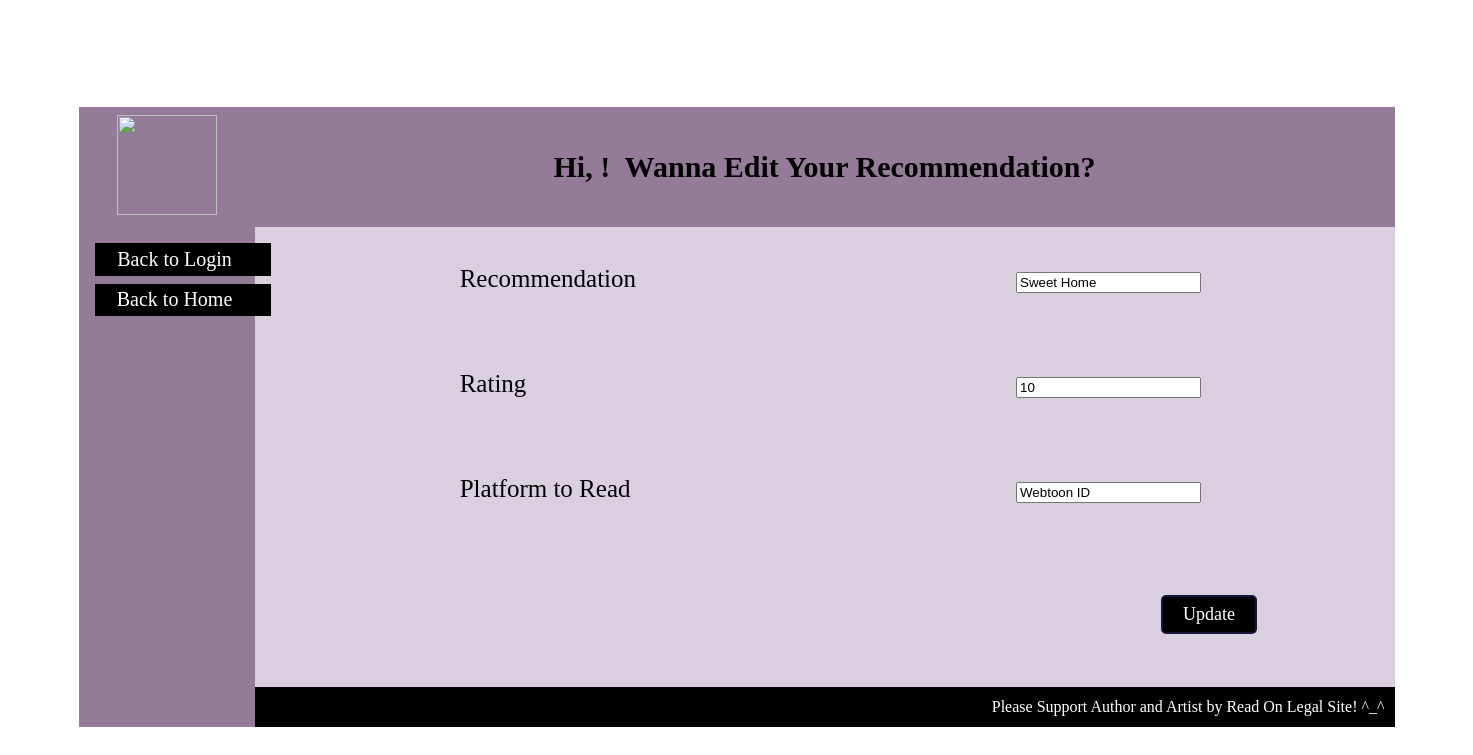
The app's page /editrc.php?id=56 with its own data.
### tables this page shows
CREATE TABLE `recommendation` (
  `id` int(11) NOT NULL,
  `recommendation` varchar(255) NOT NULL,
  `rating` varchar(255) NOT NULL,
  `cover` varchar(255) NOT NULL
);

### editrc.php (the view, shortened to what this page needs)
<?php
    include "koneksi.php";
?>
<?php
        $id = $_GET['id'];
        $result = mysqli_query($conn, "SELECT * FROM recommendation WHERE id=$id");
        while($res = mysqli_fetch_array($result))
        {
            $recommendation = $res['recommendation'];
            $rating = $res['rating'];
            $cover = $res['cover'];
        }
?>
    <!DOCTYPE html>
     <html>
     <head>
        <link rel="stylesheet" type="text/css">
    </head>
    <body>
    <br>
    <form name="form1" method="post" action="editrc.php">
    <table width="1306" border="0" align="center" cellpadding="0" cellspacing="0">
    <tr>
        <td width="140" height="120" bgcolor="#947B98"><div align="center"><img src="https://i.ibb.co/HB6dXz8/20221121-114739-0000.png" width="100" height="100"></div></td>
        <td width="1136" bgcolor="#947B98"><div align="center"><span class="header"><b>Hi, <?php echo $_SESSION['name']; ?>!&nbsp; Wanna Edit Your Recommendation?</b></span>
    </tr>
    <tr>
        <td rowspan="4" valign="top"><table width="144" height="500" bgcolor="#947B98" border="0" cellspacing="0" cellpadding="0" align="top">
    </tr>
    <tr>
        <td valign="top"><ul class="navbar">
            <li><a href="index.php" title="Balik"><center>Back to Login</center></a></li>
            <li><a href="home.php" title="Balik"><center>Back to Home</center></a></li>
            </ul></td>
            </tr></table></td>
        <td rowspan="4" valign="top"><table width="1140" height="500" bgcolor="#DACFDF" border="0" cellspacing="0" cellpadding="0">
    <tr bgcolor="#F8F8FF">
            <tr align="left" class="b1">
                <td>Recommendation</td>
                <td><input type="text" name="recommendation" value="<?php echo $recommendation;?>" required></td>
            </tr>
            <tr align="left" class="b1">
                <td>Rating</td>
                <td><input type="text" name="rating" value="<?php echo $rating;?>" required></td>
            </tr>
            <tr align="left" class="b1">
                <td>Platform to Read</td>
                <td><input type="text" name="cover" value="<?php echo $cover;?>" required></td>
            </tr>
            <tr align="left" >
                <td><input type="hidden" name="id" value=<?php echo $_GET['id'];?>></td>
                <td><input class="recommendation_btn" type="submit" name="update" value="Update"></td>
            </tr>
    <tr bgcolor="#947B98">
        <td height="40" colspan="5" bgcolor="black"><div align="right" style="margin:0 10px 0 0;"><font color="#ffffff">Please Support Author and Artist by Read On Legal Site! ^_^</font><br></div></td>
    </tr>
    </table>
    </form>
    </body>
    </html>

### editrc.php (style rules this page uses)
body { background: url('https://bnz06pap001files.storage.live.com/y4m9jKF9Y5YnJlJBKwOtWBs63SL3c52inll8YKafLbi0x_IOdmuVOxkUf4RUXbB0eRu6pzb7EaL0ScTJf6tUvYuPERyZAuKXyNS0hDb0KfQJmbeE-8HuWSNwjN7AnNk-CKmYE2Ey4qxjCtVpGBrrNfmHpALs_uPtRluvcVyFmT_nQrAB2t4b46oAsKVmp5sZsK6?width=1530&height=800&cropmode=none'); background-size: 1530px 800px; background-repeat: no-repeat; display: flex; justify-content: center; align-items: center; height: 100vh; flex-direction: column; }
ul.navbar { list-style-type: none; padding: 0; margin: 0; position: relative; top: 0.5em; left: 1em; width: 11em; }
ul.navbar li { background: black; margin: 0.5em 0; padding: 0.3em; border-right: 1em solid black; }
ul.navbar a { text-decoration: none; }
b { font-family: Gabriola; font-size: 30px; }
.b1 { font-weight: 100; font-family: Gabriola; font-size: 25px; vertical-align: middle; position: relative; left: 18%; }
.recommendation_btn { font-family: Gabriola; font-size: 18px; height: 39px; background: black; color: #ffffff; border: 2px solid rgb(22, 21, 59); border-radius: 5px; padding: 5px 20px; position: relative; border-top: 80%; left: 60%; }
a:link,a:visited,a:active { font-family: Gabriola; font-size: 20px; color: #ffffff; text-decoration: none; }

### records on screen
recommendation: recommendation "Sweet Home", rating "10", cover "Webtoon ID"
